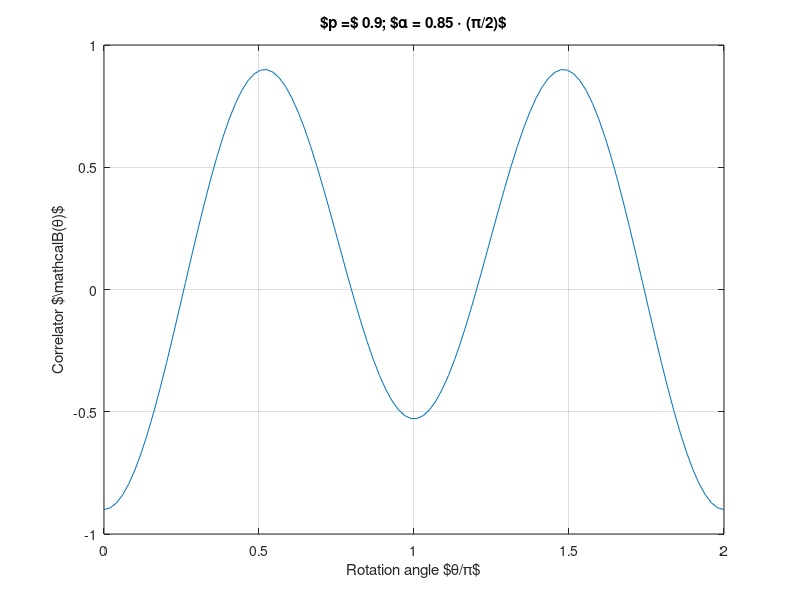

This chart was generated by the following MATLAB code: (Note: this script raises an error after producing the figure.)
% Modelling experimental imperfections for Bell correlations
%   - state purity
%   - Rabi amplitude
%
% DKS
% 2019-07-10

%% Model
% see David's logbook for derivation
%
% theta: rotation angle (e.g. pi-rotation is theta=pi)
% p: triplet purity (e.g. pure triplet is p=1)
% alpha: polar angle of rotation axis (e.g. resonance is alpha=pi/2)

Bcorr_mdl = @(theta,p,alpha) -p * (cos(alpha)^2 + sin(alpha)^2*cos(theta)).^2 ...
    + p * ( (sin(alpha)*cos(alpha)*(1-cos(theta))).^2 + (sin(alpha)*sin(theta)).^2);


%% plot
H=figure('Name','demo');

theta = linspace(0,2*pi);
p = 0.9;
alpha = 0.85*pi/2;

B_theory = Bcorr_mdl(theta,p,alpha);


% figure;
plot(theta/pi,B_theory);

box on;
grid on;
xlabel('Rotation angle $\theta/\pi$');
ylabel('Correlator $\mathcal{B}(\theta)$');
titlestr = sprintf('$p =$ %0.2g; $\\alpha = %0.2g \\cdot (\\pi/2)$',p,alpha/(pi/2));
title(titlestr);

%% Purity 
theta = linspace(0,2*pi);
p = linspace(0,1,5);
alpha = pi/2;

B_theory = arrayfun(@(x) Bcorr_mdl(theta,x,alpha),p,'uni',0);


%%% plot
% config
col = palette_cmap(length(p),@parula);      % without the max valued color

% main
H=figure('Name','psi+_purity');
hold on;

tp=[];
for ii=1:length(p)
    tp(ii) = plot(theta/pi,B_theory{ii});
    set(tp(ii),'DisplayName',num2str(p(ii),3));
    set(tp(ii),'Color',col(ii,:));
    set(tp(ii),'LineWidth',1);
end

grid on;
box on;
xlabel('Rotation angle $\theta/\pi$');
ylabel('Correlator $\mathcal{B}(\theta)$');
title('purity vs. correlator')

lgd=legend(tp);
lgd.Title.String = '$\vert\Psi^+\rangle$ purity $p$';


%% Rabi amplitude
theta = linspace(0,2*pi);
p = 1;
alpha = linspace(0,1,10)*pi/2;

B_theory = arrayfun(@(x) Bcorr_mdl(theta,p,x),alpha,'uni',0);

%%% plot
% config
col = palette_cmap(length(alpha),@parula);      % without the max valued color


% main
H=figure('Name','rabi_amplitude');
hold on;

tp=[];
for ii=1:length(alpha)
    tp(ii) = plot(theta/pi,B_theory{ii});
    set(tp(ii),'DisplayName',num2str(alpha(ii)/(pi/2),3));
    set(tp(ii),'Color',col(ii,:));
        set(tp(ii),'LineWidth',1);
end

grid on;
box on;
xlabel('Rotation angle $\theta/\pi$');
ylabel('Correlator $\mathcal{B}(\theta)$');
title('Rabi amplitude vs. correlator')


lgd=legend(tp);
lgd.Title.String = 'polar angle $\alpha/(\pi/2)$';